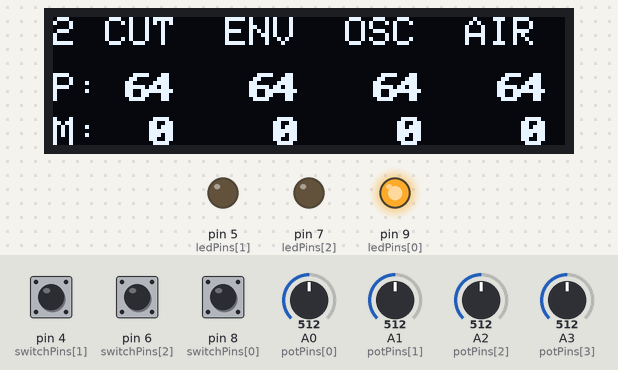
This sketch was run on a simulated Arduino Leonardo, built with avr-gcc and run on an emulated ATmega32U4. Shown: 128×32 one-colour display, output pins drawn as LEDs (lit = HIGH). Dashed ring = blinking. Inputs (shaded band) come from the test bench; at power-on: pin 8 (switchPins[0]) HIGH, pin 4 (switchPins[1]) HIGH, A0 (potPins[0]) = 512, pin 6 (switchPins[2]) HIGH, A1 (potPins[1]) = 512, A2 (potPins[2]) = 512, A3 (potPins[3]) = 512.

Above: at 1.2 s.
1.3 s: pin 8 (switchPins[0]) pulled LOW for 0.15 s
At 1.39 s:
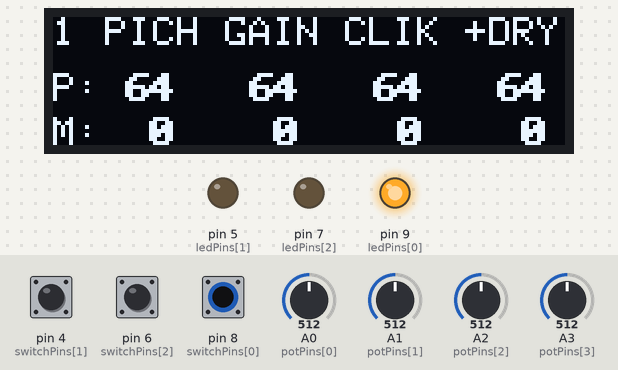
2.9 s: pin 4 (switchPins[1]) pulled LOW for 0.15 s
At 3.4 s:
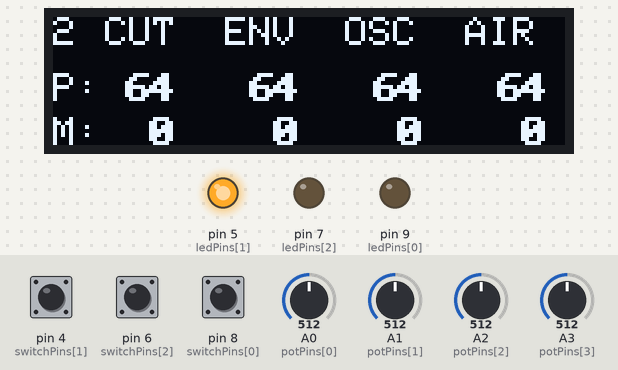
4.5 s: A0 (potPins[0]) set to 542
6.0 s: A0 (potPins[0]) set to 568
At 6.23 s:
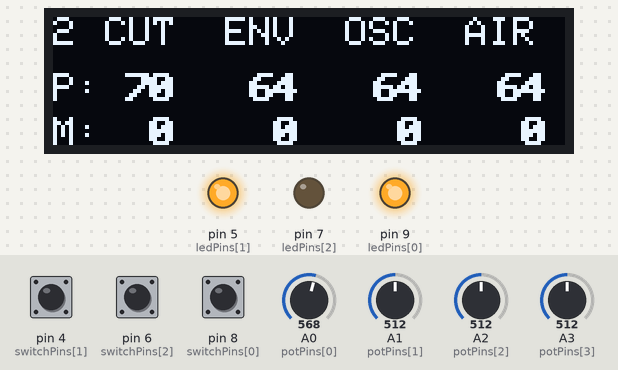
8.5 s: pin 6 (switchPins[2]) pulled LOW for 0.15 s
At 8.9 s:
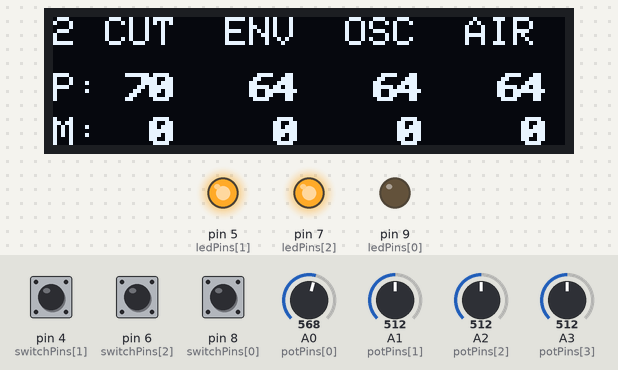
10.1 s: A1 (potPins[1]) set to 716
At 10.39 s:
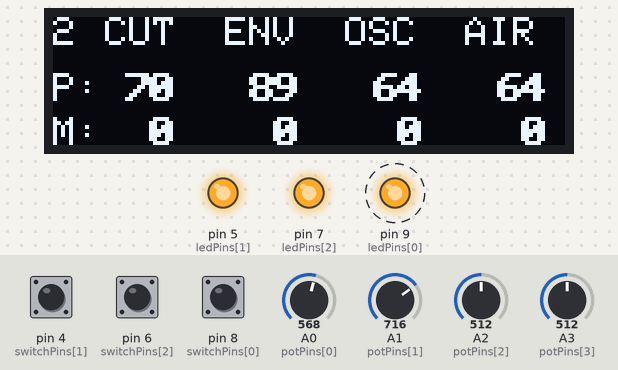
Timing chart, 0 to 13.0 s (numbered marks = the images above; inputs shaded):
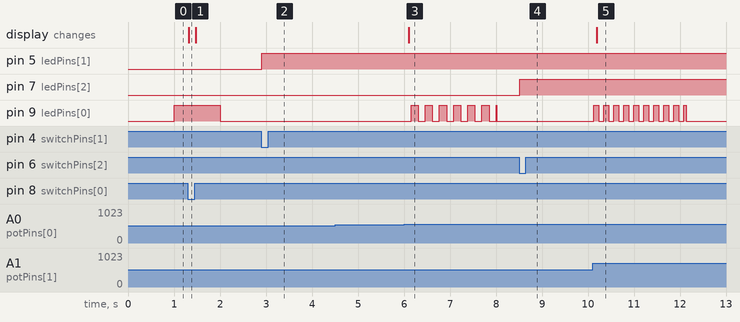

Measured:
- the behaviour switches between 556 and 557 on A0 (potPins[0]) (found by bisection; images 2 and 3)
- after the input at 1.3 s, the display: changes at once (image 1)
- after the input at 2.9 s, pin 5 (ledPins[1]): LOW → HIGH at once
- after the input at 6.0 s, pin 9 (ledPins[0]): goes 6 × (HIGH 0.15 s, LOW 0.15 s), HIGH 0.01 s, then LOW, starting after 0.16 s; the display: changes after 0.11 s (image 3)
- after the input at 8.5 s, pin 7 (ledPins[2]): LOW → HIGH at once
- after the input at 10.1 s, pin 9 (ledPins[0]): alternates HIGH for 0.11 s and LOW for 0.11 s, 20 changes in all, then stays LOW, starting at once; the display: changes after 0.08 s (image 5)

The sketch:

ASW_MC_422s.ino
```cpp
#include <MIDIUSB.h>
#include <Wire.h>
#include <Adafruit_GFX.h>
#include <Adafruit_SSD1306.h>
//ASW_MC-422s  micro.build.pid=0x8038

const int potPins[4] = {A0, A1, A2, A3}; // 팟 핀 (4개)
const int switchPins[] = {8, 4, 6};        // 스위치 핀: 프리셋 스위치, Red, Green
const int ledPins[] = {9, 5, 7};           // LED 핀: 팟 LED, Red LED, Green LED

// 각 팟별 개별 임계치(threshold)를 관리
int thresholds[4] = {0, 0, 0, 0};
const int screenAddress = 0x3C;

int prevPotValues[4] = {0, 0, 0, 0};
int smoothedAverage[4] = {0, 0, 0, 0};
// 프리셋 1과 프리셋 2의 MIDI 값을 저장 (총 8개)
byte receivedMidiValues[8] = {0, 0, 0, 0, 0, 0, 0, 0};
byte currentPreset = 1;
boolean presetSwitched = false;
bool toggleModes[] = {true, true};         // 토글 모드 (스위치 1: 토글, 스위치 2: 모멘터리)
bool ledStates[] = {false, false, false};     // LED 상태 배열
bool buttonStates[] = {false, false, false};
bool lastButtonStates[] = {false, false, false};

// 소프트웨어 디바운싱 변수
unsigned long lastDebounceTimes[] = {0, 0, 0};
unsigned long debounceDelay = 10;  // 디바운싱 시간 (필요시 20~50ms로 조정 가능)

// MIDI 설정
const byte ccNumbers[8] = {12, 84, 91, 88, 30, 31, 32, 33};
const byte channels[8] = {6, 6, 0, 12, 4, 4, 4, 4};
const char* potNames[8] = {"PICH", "GAIN", "CLIK", "+DRY", "CUT ", "ENV ", "OSC ", "AIR "};
const byte ccNumbersSwitch[] = {2, 108};    // 스위치 관련 MIDI CC 번호
const byte midiChannelsSwitch[] = {13, 0};    // 스위치 관련 MIDI 채널

Adafruit_SSD1306 display(128, 32, &Wire);

// 각 팟별 마지막 움직임 시간을 개별적으로 관리
unsigned long lastPotMoveTimes[4] = {0, 0, 0, 0};

unsigned long previousMillis = 0;
unsigned long ledOffMillis = 0;
unsigned long lastDisplayUpdate = 0;
const unsigned long displayInterval = 80;  // 디스플레이 업데이트 간격 (ms)
int ledState = LOW;
int blinkInterval = 1000;
boolean potValueChanged = false;
boolean displayUpdated = false;

float alpha = 0.1; // 지수 이동평균 평활화 상수

//────────────────────────────────────────
// 사용자 조작(팟/페이지) 비활성 감지 관련 변수
unsigned long lastUserInteractionTime = 0;
const unsigned long userInactivityPeriod = 180000; // 5분 = 300,000ms
bool displayDimmed = false;
//────────────────────────────────────────

//────────────────────────────────────────
// 밝기 조정을 위한 contrast 값 설정 (0 ~ 255)
// activeContrast: 활동 시 밝기 (예: 255)
// dimContrast: 비활성 시(어둡게) 밝기 (예: 30)
const uint8_t activeContrast = 255;
const uint8_t dimContrast    = 20;

void setDisplayContrast(uint8_t contrast) {
  display.ssd1306_command(SSD1306_SETCONTRAST);
  display.ssd1306_command(contrast);
}
//────────────────────────────────────────

void setup() {
  // 스위치와 LED 핀 설정
  for (int i = 0; i < 3; i++) {
    pinMode(switchPins[i], INPUT_PULLUP); // 내부 풀업 사용
    pinMode(ledPins[i], OUTPUT);
  }

  Wire.begin();

  if (!display.begin(SSD1306_SWITCHCAPVCC, screenAddress)) {
    while (true);  // 디스플레이 초기화 실패 시 무한 대기
  }

  display.clearDisplay();

  // 초기 팟 값 설정 및 상태 초기화
  for (int i = 0; i < 4; i++) {
    int initialReading = analogRead(potPins[i]);
    smoothedAverage[i] = initialReading;
    int initialCC = map(initialReading, 0, 1023, 0, 129);
    initialCC = constrain(initialCC, 0, 127);
    prevPotValues[i] = initialCC;
    thresholds[i] = 0;              // 초기 민감도는 0
    lastPotMoveTimes[i] = millis(); // 각 팟의 초기 시간
  }

  lastUserInteractionTime = millis(); // 초기 사용자 인터랙션 시간 설정

  displayUpdated = true;
  updateDisplay();

  // 초기 밝기 설정 (활성 상태 contrast)
  setDisplayContrast(activeContrast);
}

void sendMidiCC(byte channel, byte cc, byte value) {
  // 팟 움직임에 따른 사용자 조작 발생 시각 업데이트
  lastUserInteractionTime = millis();

  midiEventPacket_t event = {0x0B, 0xB0 | channel, cc, value};
  MidiUSB.sendMIDI(event);
  MidiUSB.flush();

  // 스위치에 의한 메시지라면 LED 제어 생략
  if (cc == ccNumbersSwitch[0] || cc == ccNumbersSwitch[1]) {
    return;
  }

  // LED 깜빡임 처리 (팟 값에 따라)
  if (value >= 127) {
    digitalWrite(ledPins[0], HIGH);
    blinkInterval = 0;
  } else if (value > 0) {
    blinkInterval = map(value, 0, 126, 320, 20);
  } else {
    blinkInterval = 0;
    digitalWrite(ledPins[0], LOW);
  }

  potValueChanged = true;
  ledOffMillis = millis();
  displayUpdated = true;
}

void handleLED() {
  if (blinkInterval > 0) {
    unsigned long currentMillis = millis();
    if (currentMillis - previousMillis >= blinkInterval) {
      previousMillis = currentMillis;
      ledState = !ledState;
      digitalWrite(ledPins[0], ledState);
    }
  }

  if (!potValueChanged && millis() - ledOffMillis >= 2000) {
    digitalWrite(ledPins[0], LOW);
  } else {
    potValueChanged = false;
  }
}

void drawBoldText(int x, int y, const char* text) {
  for (int i = 0; i < strlen(text); i++) {
    display.setCursor(x + i * 6, y);
    display.print(text[i]);

    display.setCursor(x + i * 6 + 1, y); // 살짝 오른쪽 오프셋
    display.print(text[i]);
  }
}

void updateDisplay() {
  if (!displayUpdated) return;

  display.clearDisplay();
  display.setTextSize(1);
  display.setTextColor(SSD1306_WHITE);

  // 프리셋 번호 출력
  display.setCursor(0, 0);
  display.print(currentPreset + 1);
  display.print(" ");

  // 프리셋 팟 이름 중앙 정렬 출력
  int nameLineWidth = 0;
  for (int i = 0; i < 4; i++) {
    nameLineWidth += strlen(potNames[currentPreset * 4 + i]) * 6 + 4;
  }
  nameLineWidth -= 6;
  int nameStartX = 2 + (128 - nameLineWidth) / 2;
  display.setCursor(nameStartX, 0);
  for (int i = 0; i < 4; i++) {
    display.print(potNames[currentPreset * 4 + i]);
    if (i < 3) display.print(" ");
  }

  // 두 번째 줄: 지수 이동평균 값 (P:)
  display.setCursor(0, 14);
  display.print("P:");
  for (int i = 0; i < 4; i++) {
    int adjustedValue = map(smoothedAverage[i], 0, 1023, 0, 129);
    adjustedValue = constrain(adjustedValue, 0, 127);
    char paddedValue[4];
    sprintf(paddedValue, "%3d", adjustedValue);
    drawBoldText(display.getCursorX(), display.getCursorY(), paddedValue);
    display.print("  ");
  }

  // 세 번째 줄: 현재 프리셋 수신 MIDI 값 (M:)
  display.setCursor(0, 25);
  display.print("M:");
  for (int i = 0; i < 4; i++) {
    char paddedValue[4];
    sprintf(paddedValue, "%3d", receivedMidiValues[currentPreset * 4 + i]);
    drawBoldText(display.getCursorX(), display.getCursorY(), paddedValue);
    display.print("  ");
  }

  // 네 번째 줄: 다른 프리셋 수신 MIDI 값 (I:)
  display.setCursor(0, 38);
  display.print("I:");
  for (int i = 0; i < 4; i++) {
    char paddedValue[4];
    int otherPreset = (currentPreset == 0) ? 1 : 0;
    sprintf(paddedValue, "%3d", receivedMidiValues[otherPreset * 4 + i]);
    drawBoldText(display.getCursorX(), display.getCursorY(), paddedValue);
    display.print("  ");
  }

  display.display();
  displayUpdated = false;
}

void receiveMidiCC() {
  midiEventPacket_t rx = MidiUSB.read();

  if (rx.header != 0) {
    if (rx.header == 0x0B) {
      byte channel = rx.byte1 & 0x0F;
      byte cc = rx.byte2;
      byte value = rx.byte3;

      for (int i = 0; i < 8; i++) {
        if (channels[i] == channel && ccNumbers[i] == cc) {
          receivedMidiValues[i] = value;
          break;
        }
      }

      for (int i = 0; i < 2; i++) {
        if (channel == midiChannelsSwitch[i] && cc == ccNumbersSwitch[i]) {
          ledStates[i + 1] = (value > 0); // CC 값에 따른 LED 상태 동기화
          digitalWrite(ledPins[i + 1], ledStates[i + 1]);
        }
      }

      displayUpdated = true;
    }
  }
}

void handleSwitches() {
  for (int i = 0; i < 2; i++) {
    int reading = !digitalRead(switchPins[i + 1]);  // 스위치 논리 반전 (INPUT_PULLUP)

    if (reading != lastButtonStates[i + 1]) {
      lastDebounceTimes[i + 1] = millis();
    }

    if ((millis() - lastDebounceTimes[i + 1]) > debounceDelay) {
      if (reading != buttonStates[i + 1]) {
        buttonStates[i + 1] = reading;

        // 스위치 동작 시 사용자 조작 발생 시각 업데이트
        lastUserInteractionTime = millis();

        if (toggleModes[i]) {
          if (buttonStates[i + 1]) {
            ledStates[i + 1] = !ledStates[i + 1];
            sendMidiCC(midiChannelsSwitch[i], ccNumbersSwitch[i], ledStates[i + 1] ? 127 : 0);
          }
        } else {
          if (buttonStates[i + 1]) {
            ledStates[i + 1] = true;
            sendMidiCC(midiChannelsSwitch[i], ccNumbersSwitch[i], 127);
          } else {
            ledStates[i + 1] = false;
            sendMidiCC(midiChannelsSwitch[i], ccNumbersSwitch[i], 0);
          }
        }

        digitalWrite(ledPins[i + 1], ledStates[i + 1]);
      }
    }
    lastButtonStates[i + 1] = reading;
  }
}

void loop() {
  receiveMidiCC();
  handleSwitches();

  // 프리셋(페이지) 스위치 처리
  if (digitalRead(switchPins[0]) == LOW && currentPreset != 0) {
    currentPreset = 0;
    presetSwitched = true;
  } else if (digitalRead(switchPins[0]) == HIGH && currentPreset != 1) {
    currentPreset = 1;
    presetSwitched = true;
  }

  // 프리셋 전환 시 각 팟의 기준값, threshold, 마지막 움직임 시간을 초기화
  if (presetSwitched) {
    for (int i = 0; i < 4; i++) {
      int initialReading = analogRead(potPins[i]);
      smoothedAverage[i] = initialReading;
      int initialCC = map(initialReading, 0, 1023, 0, 129);
      initialCC = constrain(initialCC, 0, 127);
      prevPotValues[i] = initialCC;
      thresholds[i] = 5;           // 페이지 전환 후 해당 팟은 최소 5 이상의 변화가 있어야 전송
      lastPotMoveTimes[i] = millis();
    }
    presetSwitched = false;
    displayUpdated = true;
    updateDisplay();
    // 프리셋 변경 시 사용자 조작 발생 시각 업데이트
    lastUserInteractionTime = millis();
  }

  // 각 팟별 아날로그 값을 읽고 변화량(diff)을 계산하여 MIDI 전송 조건 판단
  for (int i = 0; i < 4; i++) {
    int potValue = analogRead(potPins[i]);
    smoothedAverage[i] = alpha * potValue + (1 - alpha) * smoothedAverage[i];
    int adjustedValue = map(smoothedAverage[i], 0, 1023, 0, 129);
    adjustedValue = constrain(adjustedValue, 0, 127);
    int diff = abs(adjustedValue - prevPotValues[i]);

    // 만약 페이지 전환 후 threshold가 5이면, 5 이상의 변화여야 전송함
    if (thresholds[i] == 5) {
      if (diff >= 5) { // 5 이상의 변화가 있어야 CC 전송
        sendMidiCC(channels[currentPreset * 4 + i], ccNumbers[currentPreset * 4 + i], adjustedValue);
        prevPotValues[i] = adjustedValue;
        lastPotMoveTimes[i] = millis();
        displayUpdated = true;
        thresholds[i] = 0; // 전송 후 다시 민감도 0으로 복귀
      }
    } else {
      if (diff > thresholds[i]) {
        sendMidiCC(channels[currentPreset * 4 + i], ccNumbers[currentPreset * 4 + i], adjustedValue);
        prevPotValues[i] = adjustedValue;
        lastPotMoveTimes[i] = millis();
        displayUpdated = true;
        thresholds[i] = 0;
      } else if (millis() - lastPotMoveTimes[i] > 2000) {
        thresholds[i] = 1; // 일정 시간 동안 변화 없으면 민감도를 낮춤 (노이즈 필터링)
      }
    }
  }

  handleLED();

  //────────────────────────────
  // 사용자 활동 비활성(5분 이상) 시 밝기(contrast) 조절
  unsigned long currentTime = millis();
  if (currentTime - lastUserInteractionTime >= userInactivityPeriod) {
    if (!displayDimmed) {
      setDisplayContrast(dimContrast);
      displayDimmed = true;
      displayUpdated = true;
    }
  } else {
    if (displayDimmed) {
      setDisplayContrast(activeContrast);
      displayDimmed = false;
      displayUpdated = true;
    }
  }
  //────────────────────────────

  // 주기적으로 디스플레이 업데이트
  if (currentTime - lastDisplayUpdate >= displayInterval) {
    lastDisplayUpdate = currentTime;
    if (displayUpdated) {
      updateDisplay();
    }
  }
}
```
